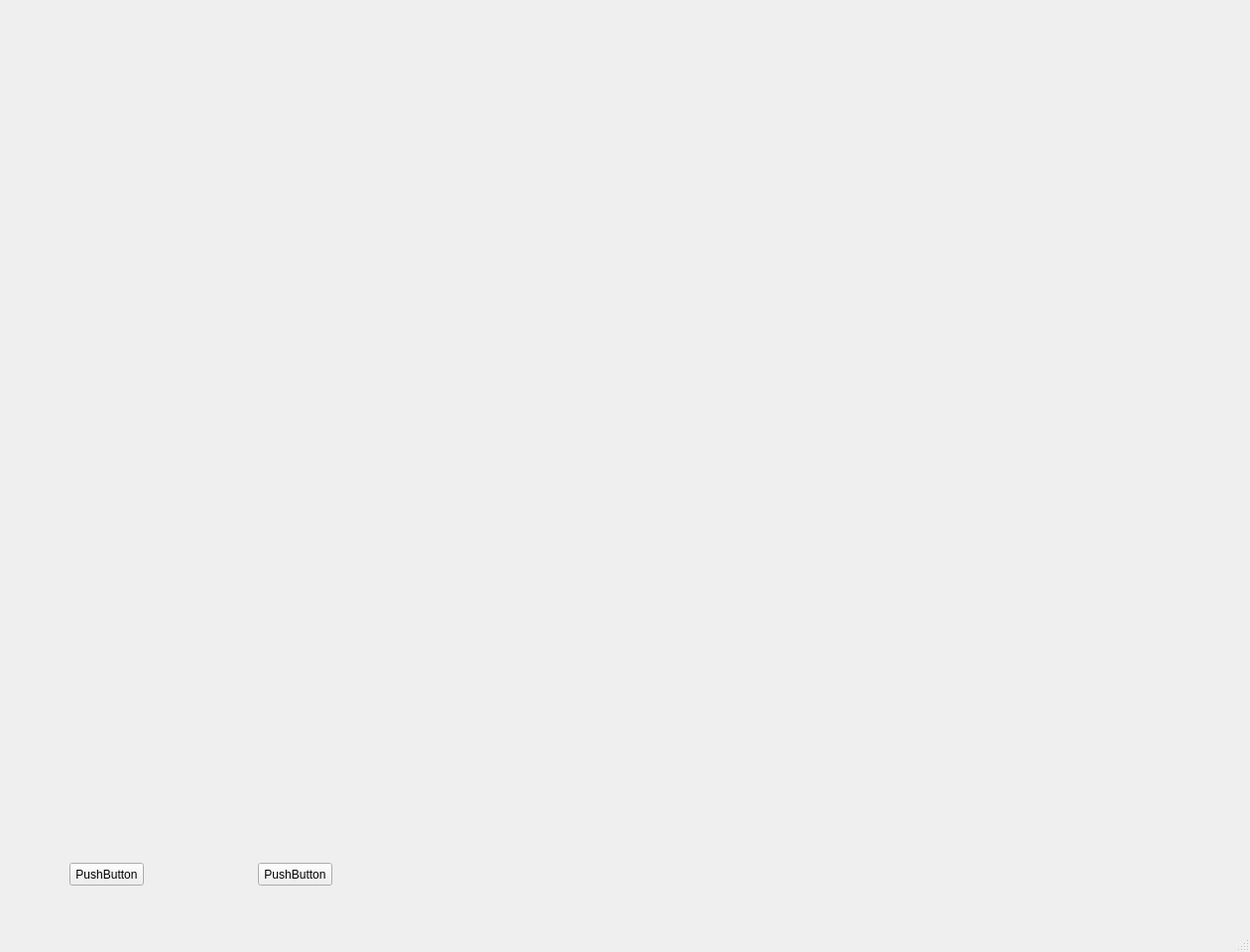
<?xml version="1.0" encoding="UTF-8"?>
<ui version="4.0">
 <class>MainWindow</class>
 <widget class="QMainWindow" name="MainWindow">
  <property name="geometry">
   <rect>
    <x>0</x>
    <y>0</y>
    <width>1260</width>
    <height>960</height>
   </rect>
  </property>
  <property name="windowTitle">
   <string>MainWindow</string>
  </property>
  <widget class="QWidget" name="centralwidget">
   <widget class="QLabel" name="label">
    <property name="geometry">
     <rect>
      <x>0</x>
      <y>-10</y>
      <width>1271</width>
      <height>931</height>
     </rect>
    </property>
    <property name="text">
     <string/>
    </property>
    <property name="pixmap">
     <pixmap>../../Photos/EIUexwRECT.jpg</pixmap>
    </property>
    <property name="scaledContents">
     <bool>true</bool>
    </property>
   </widget>
   <widget class="QLabel" name="label_2">
    <property name="geometry">
     <rect>
      <x>-5</x>
      <y>-7</y>
      <width>371</width>
      <height>931</height>
     </rect>
    </property>
    <property name="text">
     <string/>
    </property>
    <property name="pixmap">
     <pixmap>../../../../../Downloads/335410824b9fc287789184659ab3fc07.jpg</pixmap>
    </property>
    <property name="scaledContents">
     <bool>true</bool>
    </property>
   </widget>
   <widget class="QPushButton" name="pushButton">
    <property name="geometry">
     <rect>
      <x>260</x>
      <y>870</y>
      <width>75</width>
      <height>23</height>
     </rect>
    </property>
    <property name="text">
     <string>PushButton</string>
    </property>
    <property name="click" stdset="0">
     <string>print(''hola&quot;)</string>
    </property>
   </widget>
   <widget class="QPushButton" name="pushButton_2">
    <property name="geometry">
     <rect>
      <x>70</x>
      <y>870</y>
      <width>75</width>
      <height>23</height>
     </rect>
    </property>
    <property name="text">
     <string>PushButton</string>
    </property>
   </widget>
   <widget class="QWidget" name="gridLayoutWidget">
    <property name="geometry">
     <rect>
      <x>369</x>
      <y>89</y>
      <width>901</width>
      <height>731</height>
     </rect>
    </property>
    <layout class="QGridLayout" name="gridLayout"/>
   </widget>
  </widget>
  <widget class="QMenuBar" name="menubar">
   <property name="geometry">
    <rect>
     <x>0</x>
     <y>0</y>
     <width>1260</width>
     <height>21</height>
    </rect>
   </property>
  </widget>
  <widget class="QStatusBar" name="statusbar"/>
 </widget>
 <resources/>
 <connections/>
</ui>
